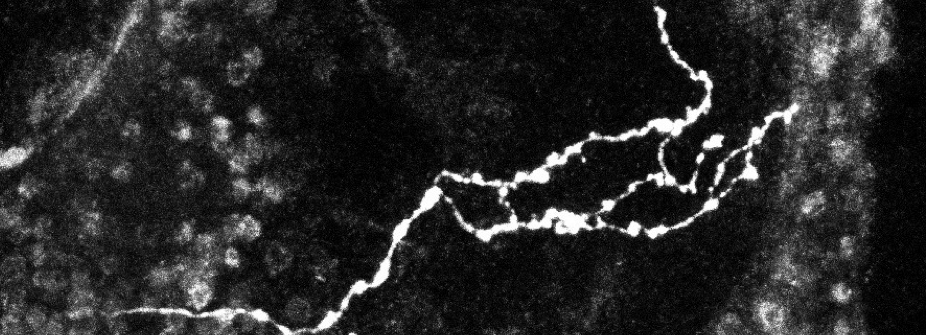
%> input picture LAB 4/axones1.png, 926 x 335 px
$ octave Assignment4.m   (GNU Octave 9; MATLAB toolbox functions it lacks are replaced by stand-ins)
%> lines starting %> are read from the running program, lines starting %| are printed output that depends on the picture; in (x1, y1, x2, y2) boxes, pixels count from 0 and x2, y2 are one past the last pixel; in counts of white or black regions, pixels touching at a corner belong together; the program's own positions count from 1
% Avgousti Savvina 2018030200
% Maragkoudaki Magdalini 2017030169

clc; clear all; close all;

im1 = imread('axones1.png');
%> im1 is the input picture: size 335x926x3 uint8; min 0, max 255, mean 39.2
i1 = rgb2gray(im1);
im2 = imread('axones2.png');
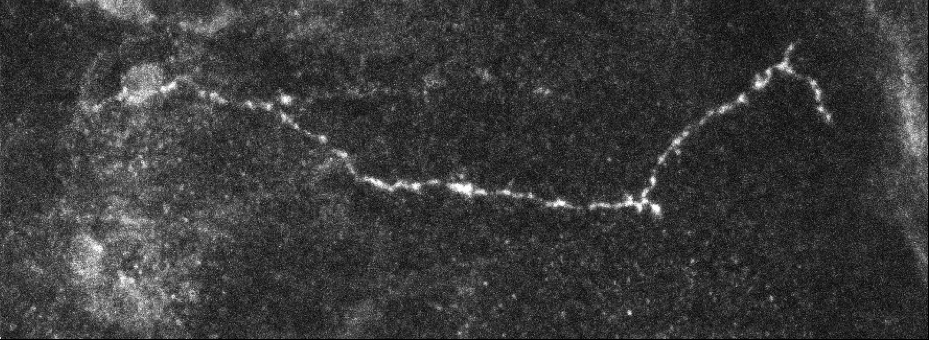
%> input picture LAB 4/axones2.png, 929 x 340 px
%> im2 is the input picture: size 340x929x3 uint8; min 0, max 255, mean 58.1
i2 = rgb2gray(im2);
figure;
subplot(2,1,1); imshow(i1)
title('Original Photo Axones1')
subplot(2,1,2); imshow(i2)
title('Original Photo Axones2')

% Denoising the image
% Combination of structural elements & imopen and imclose
se1 = strel('line',5,45);       % line, length 5, angle 45 degrees
se2 = strel('line',5,45);       % line, length 5, angle 45 degrees
im1_op_ln2 = imopen(i1,se1);
im1_cl_sq2 = imclose(im1_op_ln2,se2);
figure;
subplot(2,1,1);
imshowpair(i1,im1_cl_sq2,'montage')
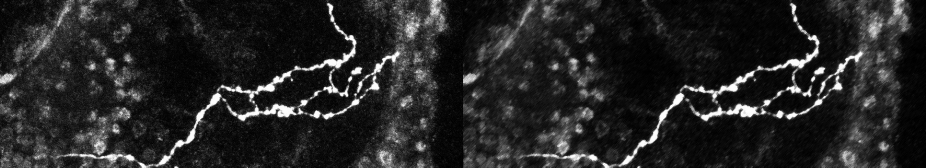
%> displayed picture: size 335x1852, on the screen's scale of 0 to 255 (shown at 1/2 size); min 0, max 255, mean 36.9
title('Image 1 -> sequential filter: open&close, str. element: line.');
im2_op_ln2 = imopen(i2,se1);
im2_cl_sq2 = imclose(im2_op_ln2,se2);
subplot(2,1,2);
imshowpair(i2,im2_cl_sq2,'montage')
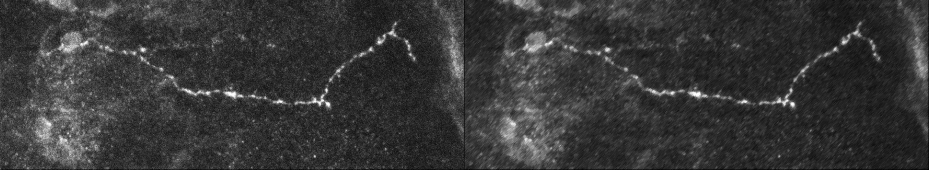
%> displayed picture: size 340x1858, on the screen's scale of 0 to 255 (shown at 1/2 size); min 0, max 255, mean 55.2
title('Image 2 -> sequential filter: open&close, str. element: line.');

% Enhancement of linear structures
bw1 = edge(im1_cl_sq2, 'Prewitt', [], 'both', 'nothinning');
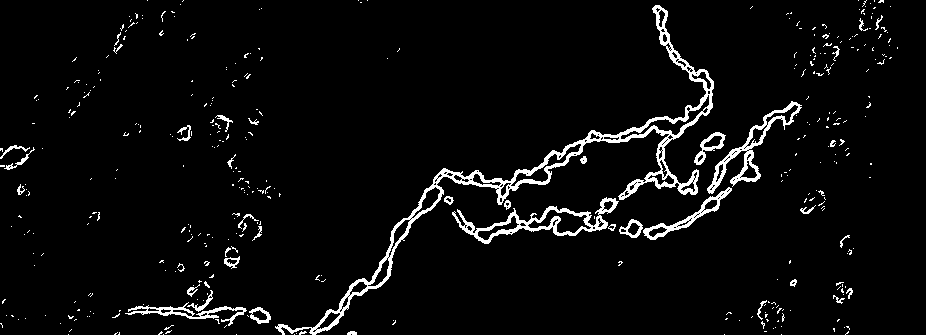
%> bw1: size 335x926 logical; 4.4% white; 392 white regions (353 under 20 px), largest, box (x1, y1, x2, y2) and area: (275, 5, 714, 335) 5840, (452, 197, 619, 244) 1603, (707, 101, 802, 194) 1284
figure;
subplot(2,1,1)
imshow(bw1);
title('Image 1: Enhancement of linear structures with prewitt');
bw2 = edge(im1_cl_sq2, 'Sobel', [], 'both', 'nothinning');
%> bw2: size 335x926 logical; 4.4% white in thin lines or dots
subplot(2,1,2)
imshow(bw2);
title('Image 1: Enhancement of linear structures with sobel')

bw3 = edge(im2_cl_sq2, 'Prewitt', [], 'both', 'nothinning');
%> bw3: size 340x929 logical; 4.5% white in thin lines or dots
figure;
subplot(2,1,1)
imshow(bw3);
title('Image 2: Enhancement of linear structures with prewitt');
bw4 = edge(im2_cl_sq2, 'Sobel', [], 'both', 'nothinning');
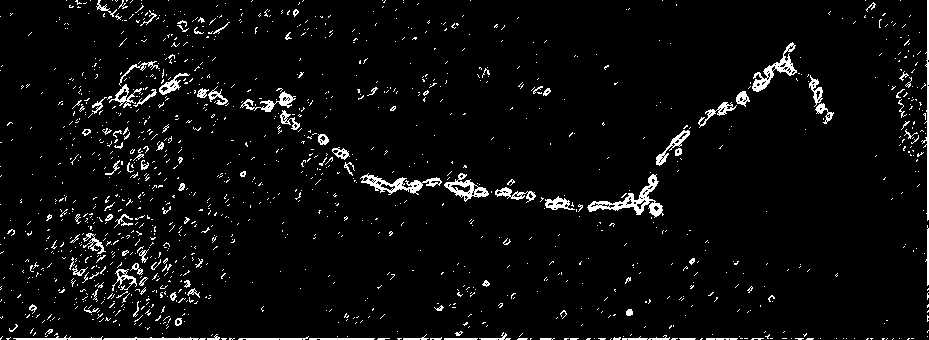
%> bw4: size 340x929 logical; 4.5% white in thin lines or dots
subplot(2,1,2)
imshow(bw4);
title('Image 2: Enhancement of linear structures with sobel')

% Binarization
BW1_dil = imdilate(bw1, strel('diamond', 1));
%> BW1_dil: size 335x926 logical; 7.6% white; 237 white regions (149 under 20 px), largest, box (x1, y1, x2, y2) and area: (274, 4, 715, 335) 11462, (618, 100, 803, 241) 3186, (124, 279, 272, 329) 1823
figure;
subplot(3,1,1)
imshow(BW1_dil);
title('Image 1: Dilated Gradient Mask');
BW1_fill = imfill(BW1_dil, 'holes');
%> BW1_fill: size 335x926 logical; 8.7% white; 237 white regions (149 under 20 px), largest, box (x1, y1, x2, y2) and area: (274, 4, 715, 335) 13722, (618, 100, 803, 241) 4010, (124, 279, 272, 329) 2025
subplot(3,1,2)
imshow(BW1_fill);
title('Image 1: Binary image with filled holes');
BW1_erode = imerode(BW1_fill, strel('line', 11, 30));
%> BW1_erode: size 335x926 logical; 4.1% white; 55 white regions (41 under 20 px), largest, box (x1, y1, x2, y2) and area: (292, 70, 711, 335) 5278, (622, 103, 799, 239) 2849, (455, 168, 696, 242) 2791
subplot(3,1,3)
imshow(BW1_erode);
title('Image 1: Eroded Gradient Mask');

BW3_dil = imdilate(bw3, strel('diamond', 1));
%> BW3_dil: size 340x929 logical; 9.3% white; 656 white regions (434 under 20 px), largest, box (x1, y1, x2, y2) and area: (88, 60, 194, 118) 1572, (586, 172, 665, 220) 1285, (901, 0, 929, 301) 1184
figure;
subplot(3,1,1)
imshow(BW3_dil);
title('Image 2: Dilated Gradient Mask');
BW3_fill = imfill(BW3_dil, 'holes');
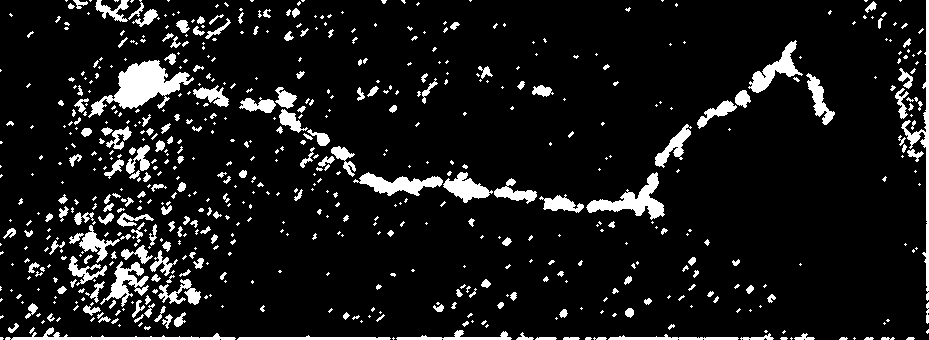
%> BW3_fill: size 340x929 logical; 9.7% white; 652 white regions (431 under 20 px), largest, box (x1, y1, x2, y2) and area: (88, 60, 194, 118) 2368, (586, 172, 665, 220) 1299, (901, 0, 929, 301) 1206
subplot(3,1,2)
imshow(BW3_fill);
title('Image 2: Binary image with filled holes');
BW3_erode = imerode(BW3_fill, strel('line', 11, 45));
%> BW3_erode: size 340x929 logical; 1.4% white; 131 white regions (104 under 20 px), largest, box (x1, y1, x2, y2) and area: (113, 64, 185, 105) 1451, (753, 44, 793, 89) 352, (611, 181, 655, 212) 345
subplot(3,1,3)
imshow(BW3_erode);
title('Image 2: Eroded Gradient Mask');

% Skeletalization
skel1 = bwmorph(BW1_erode,'skel',Inf);
%> skel1: size 335x926 logical; 0.79% white in thin lines or dots
figure;
subplot(2,1,1)
imshow(skel1);
title('Image 1: Skeleton');
skel3 = bwmorph(BW3_erode, 'skel', Inf);
%> skel3: size 340x929 logical; 0.49% white in thin lines or dots
subplot(2,1,2)
imshow(skel3), title('Image 2: Skeleton');

% Connection of the skeleton
i_fin1 = bwmorph(skel1,'skel',Inf);
%> i_fin1: size 335x926 logical; 0.79% white in thin lines or dots
i_fin1_1 = imfill(i_fin1, 'holes');
%> i_fin1_1: size 335x926 logical; 0.81% white in thin lines or dots
i_fin1_2 = bwperim(i_fin1);
%> i_fin1_2: size 335x926 logical; 0.78% white in thin lines or dots
figure;
subplot(2,1,1)
imshow(i_fin1_2,'displayrange',[]);
title('Image 1: Skeleton');
subplot(2,1,2)
imshow((double(i1)+335*i_fin1)/(926+335))
title('Image 1: Original Image with the Skeleton');

i_fin3 = bwmorph(skel3,'skel',Inf);
%> i_fin3: size 340x929 logical; 0.49% white in thin lines or dots
i_fin3_1 = imfill(i_fin3, 'holes');
%> i_fin3_1: size 340x929 logical; 0.51% white in thin lines or dots
i_fin3_2 = bwperim(i_fin3_1);
%> i_fin3_2: size 340x929 logical; 0.48% white in thin lines or dots
figure;
subplot(2,1,1)
imshow(i_fin3_2,'displayrange',[]);
title('Image 2: Skeleton');
subplot(2,1,2)
imshow((double(i2)+340*i_fin3)/(929+340))
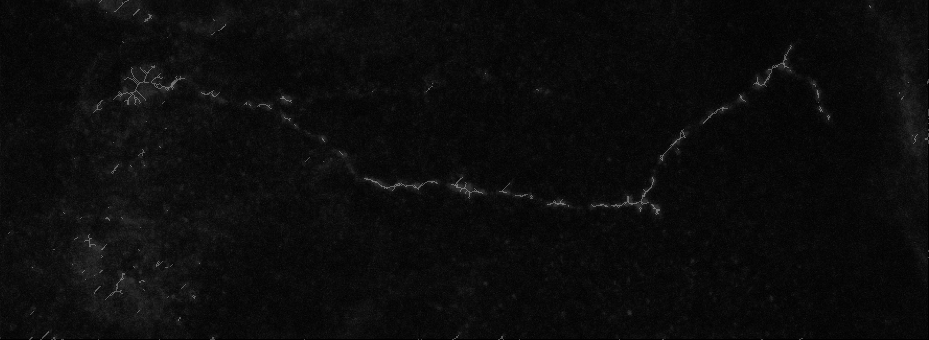
%> displayed picture: size 340x929, on the screen's scale of 0 to 255; min 0, max 120, mean 12
title('Image 2: Original Image with the Skeleton');
